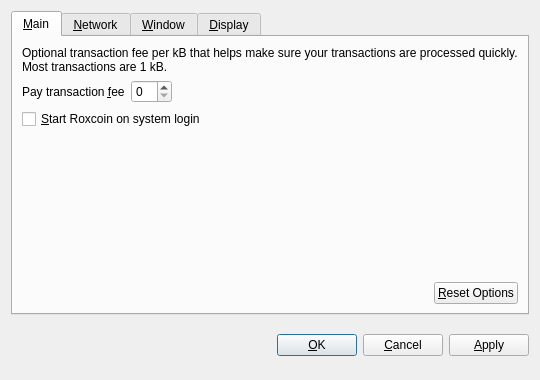
<?xml version="1.0" encoding="UTF-8"?>
<ui version="4.0">
 <class>OptionsDialog</class>
 <widget class="QDialog" name="OptionsDialog">
  <property name="geometry">
   <rect>
    <x>0</x>
    <y>0</y>
    <width>540</width>
    <height>380</height>
   </rect>
  </property>
  <property name="windowTitle">
   <string>Options</string>
  </property>
  <property name="modal">
   <bool>true</bool>
  </property>
  <layout class="QVBoxLayout" name="verticalLayout">
   <item>
    <widget class="QTabWidget" name="tabWidget">
     <property name="tabPosition">
      <enum>QTabWidget::North</enum>
     </property>
     <property name="currentIndex">
      <number>0</number>
     </property>
     <widget class="QWidget" name="tabMain">
      <attribute name="title">
       <string>&amp;Main</string>
      </attribute>
      <layout class="QVBoxLayout" name="verticalLayout_Main">
       <item>
        <widget class="QLabel" name="transactionFeeInfoLabel">
         <property name="text">
          <string>Optional transaction fee per kB that helps make sure your transactions are processed quickly. Most transactions are 1 kB.</string>
         </property>
         <property name="textFormat">
          <enum>Qt::PlainText</enum>
         </property>
         <property name="wordWrap">
          <bool>true</bool>
         </property>
        </widget>
       </item>
       <item>
        <layout class="QHBoxLayout" name="horizontalLayout_1_Main">
         <item>
          <widget class="QLabel" name="transactionFeeLabel">
           <property name="text">
            <string>Pay transaction &amp;fee</string>
           </property>
           <property name="textFormat">
            <enum>Qt::PlainText</enum>
           </property>
           <property name="buddy">
            <cstring>transactionFee</cstring>
           </property>
          </widget>
         </item>
         <item>
          <widget class="BitcoinAmountField" name="transactionFee"/>
         </item>
         <item>
          <spacer name="horizontalSpacer_1_Main">
           <property name="orientation">
            <enum>Qt::Horizontal</enum>
           </property>
           <property name="sizeHint" stdset="0">
            <size>
             <width>40</width>
             <height>20</height>
            </size>
           </property>
          </spacer>
         </item>
        </layout>
       </item>
       <item>
        <widget class="QCheckBox" name="bitcoinAtStartup">
         <property name="toolTip">
          <string>Automatically start Roxcoin after logging in to the system.</string>
         </property>
         <property name="text">
          <string>&amp;Start Roxcoin on system login</string>
         </property>
        </widget>
       </item>
       <item>
        <spacer name="verticalSpacer_Main">
         <property name="orientation">
          <enum>Qt::Vertical</enum>
         </property>
         <property name="sizeHint" stdset="0">
          <size>
           <width>20</width>
           <height>40</height>
          </size>
         </property>
        </spacer>
       </item>
       <item>
        <layout class="QHBoxLayout" name="horizontalLayout_2_Main">
         <item>
          <spacer name="horizontalSpacer_2_Main">
           <property name="orientation">
            <enum>Qt::Horizontal</enum>
           </property>
           <property name="sizeHint" stdset="0">
            <size>
             <width>40</width>
             <height>20</height>
            </size>
           </property>
          </spacer>
         </item>
         <item>
          <widget class="QPushButton" name="resetButton">
           <property name="toolTip">
            <string>Reset all client options to default.</string>
           </property>
           <property name="text">
            <string>&amp;Reset Options</string>
           </property>
           <property name="autoDefault">
            <bool>false</bool>
           </property>
          </widget>
         </item>
        </layout>
       </item>
      </layout>
     </widget>
     <widget class="QWidget" name="tabNetwork">
      <attribute name="title">
       <string>&amp;Network</string>
      </attribute>
      <layout class="QVBoxLayout" name="verticalLayout_Network">
       <item>
        <widget class="QCheckBox" name="mapPortUpnp">
         <property name="toolTip">
          <string>Automatically open the Roxcoin client port on the router. This only works when your router supports UPnP and it is enabled.</string>
         </property>
         <property name="text">
          <string>Map port using &amp;UPnP</string>
         </property>
        </widget>
       </item>
       <item>
        <widget class="QCheckBox" name="connectSocks">
         <property name="toolTip">
          <string>Connect to the Roxcoin network through a SOCKS proxy (e.g. when connecting through Tor).</string>
         </property>
         <property name="text">
          <string>&amp;Connect through SOCKS proxy:</string>
         </property>
        </widget>
       </item>
       <item>
        <layout class="QHBoxLayout" name="horizontalLayout_Network">
         <item>
          <widget class="QLabel" name="proxyIpLabel">
           <property name="text">
            <string>Proxy &amp;IP:</string>
           </property>
           <property name="textFormat">
            <enum>Qt::PlainText</enum>
           </property>
           <property name="buddy">
            <cstring>proxyIp</cstring>
           </property>
          </widget>
         </item>
         <item>
          <widget class="QValidatedLineEdit" name="proxyIp">
           <property name="maximumSize">
            <size>
             <width>140</width>
             <height>16777215</height>
            </size>
           </property>
           <property name="toolTip">
            <string>IP address of the proxy (e.g. 127.0.0.1)</string>
           </property>
          </widget>
         </item>
         <item>
          <widget class="QLabel" name="proxyPortLabel">
           <property name="text">
            <string>&amp;Port:</string>
           </property>
           <property name="textFormat">
            <enum>Qt::PlainText</enum>
           </property>
           <property name="buddy">
            <cstring>proxyPort</cstring>
           </property>
          </widget>
         </item>
         <item>
          <widget class="QLineEdit" name="proxyPort">
           <property name="maximumSize">
            <size>
             <width>55</width>
             <height>16777215</height>
            </size>
           </property>
           <property name="toolTip">
            <string>Port of the proxy (e.g. 9050)</string>
           </property>
          </widget>
         </item>
         <item>
          <widget class="QLabel" name="socksVersionLabel">
           <property name="text">
            <string>SOCKS &amp;Version:</string>
           </property>
           <property name="textFormat">
            <enum>Qt::PlainText</enum>
           </property>
           <property name="buddy">
            <cstring>socksVersion</cstring>
           </property>
          </widget>
         </item>
         <item>
          <widget class="QValueComboBox" name="socksVersion">
           <property name="toolTip">
            <string>SOCKS version of the proxy (e.g. 5)</string>
           </property>
          </widget>
         </item>
         <item>
          <spacer name="horizontalSpacer_Network">
           <property name="orientation">
            <enum>Qt::Horizontal</enum>
           </property>
           <property name="sizeHint" stdset="0">
            <size>
             <width>40</width>
             <height>20</height>
            </size>
           </property>
          </spacer>
         </item>
        </layout>
       </item>
       <item>
        <spacer name="verticalSpacer_Network">
         <property name="orientation">
          <enum>Qt::Vertical</enum>
         </property>
         <property name="sizeHint" stdset="0">
          <size>
           <width>20</width>
           <height>40</height>
          </size>
         </property>
        </spacer>
       </item>
      </layout>
     </widget>
     <widget class="QWidget" name="tabWindow">
      <attribute name="title">
       <string>&amp;Window</string>
      </attribute>
      <layout class="QVBoxLayout" name="verticalLayout_Window">
       <item>
        <widget class="QCheckBox" name="minimizeToTray">
         <property name="toolTip">
          <string>Show only a tray icon after minimizing the window.</string>
         </property>
         <property name="text">
          <string>&amp;Minimize to the tray instead of the taskbar</string>
         </property>
        </widget>
       </item>
       <item>
        <widget class="QCheckBox" name="minimizeOnClose">
         <property name="toolTip">
          <string>Minimize instead of exit the application when the window is closed. When this option is enabled, the application will be closed only after selecting Quit in the menu.</string>
         </property>
         <property name="text">
          <string>M&amp;inimize on close</string>
         </property>
        </widget>
       </item>
       <item>
        <spacer name="verticalSpacer_Window">
         <property name="orientation">
          <enum>Qt::Vertical</enum>
         </property>
         <property name="sizeHint" stdset="0">
          <size>
           <width>20</width>
           <height>40</height>
          </size>
         </property>
        </spacer>
       </item>
      </layout>
     </widget>
     <widget class="QWidget" name="tabDisplay">
      <attribute name="title">
       <string>&amp;Display</string>
      </attribute>
      <layout class="QVBoxLayout" name="verticalLayout_Display">
       <item>
        <layout class="QHBoxLayout" name="horizontalLayout_1_Display">
         <item>
          <widget class="QLabel" name="langLabel">
           <property name="text">
            <string>User Interface &amp;language:</string>
           </property>
           <property name="textFormat">
            <enum>Qt::PlainText</enum>
           </property>
           <property name="buddy">
            <cstring>lang</cstring>
           </property>
          </widget>
         </item>
         <item>
          <widget class="QValueComboBox" name="lang">
           <property name="toolTip">
            <string>The user interface language can be set here. This setting will take effect after restarting Roxcoin.</string>
           </property>
          </widget>
         </item>
        </layout>
       </item>
       <item>
        <layout class="QHBoxLayout" name="horizontalLayout_2_Display">
         <item>
          <widget class="QLabel" name="unitLabel">
           <property name="text">
            <string>&amp;Unit to show amounts in:</string>
           </property>
           <property name="textFormat">
            <enum>Qt::PlainText</enum>
           </property>
           <property name="buddy">
            <cstring>unit</cstring>
           </property>
          </widget>
         </item>
         <item>
          <widget class="QValueComboBox" name="unit">
           <property name="toolTip">
            <string>Choose the default subdivision unit to show in the interface and when sending coins.</string>
           </property>
          </widget>
         </item>
        </layout>
       </item>
       <item>
        <widget class="QCheckBox" name="displayAddresses">
         <property name="toolTip">
          <string>Whether to show Roxcoin addresses in the transaction list or not.</string>
         </property>
         <property name="text">
          <string>&amp;Display addresses in transaction list</string>
         </property>
        </widget>
       </item>
       <item>
        <widget class="QCheckBox" name="coinControlFeatures">
         <property name="toolTip">
          <string>Whether to show coin control features or not.</string>
         </property>
         <property name="text">
          <string>Display coin &amp;control features (experts only!)</string>
         </property>
        </widget>
       </item>
       <item>
        <spacer name="verticalSpacer_Display">
         <property name="orientation">
          <enum>Qt::Vertical</enum>
         </property>
         <property name="sizeHint" stdset="0">
          <size>
           <width>20</width>
           <height>40</height>
          </size>
         </property>
        </spacer>
       </item>
      </layout>
     </widget>
    </widget>
   </item>
   <item>
    <layout class="QHBoxLayout" name="horizontalLayout_Buttons">
     <item>
      <spacer name="horizontalSpacer_1">
       <property name="orientation">
        <enum>Qt::Horizontal</enum>
       </property>
       <property name="sizeHint" stdset="0">
        <size>
         <width>40</width>
         <height>48</height>
        </size>
       </property>
      </spacer>
     </item>
     <item>
      <widget class="QLabel" name="statusLabel">
       <property name="font">
        <font>
         <weight>75</weight>
         <bold>true</bold>
        </font>
       </property>
       <property name="text">
        <string/>
       </property>
       <property name="textFormat">
        <enum>Qt::PlainText</enum>
       </property>
       <property name="wordWrap">
        <bool>true</bool>
       </property>
      </widget>
     </item>
     <item>
      <spacer name="horizontalSpacer_2">
       <property name="orientation">
        <enum>Qt::Horizontal</enum>
       </property>
       <property name="sizeHint" stdset="0">
        <size>
         <width>40</width>
         <height>48</height>
        </size>
       </property>
      </spacer>
     </item>
     <item>
      <widget class="QPushButton" name="okButton">
       <property name="text">
        <string>&amp;OK</string>
       </property>
      </widget>
     </item>
     <item>
      <widget class="QPushButton" name="cancelButton">
       <property name="text">
        <string>&amp;Cancel</string>
       </property>
       <property name="autoDefault">
        <bool>false</bool>
       </property>
      </widget>
     </item>
     <item>
      <widget class="QPushButton" name="applyButton">
       <property name="text">
        <string>&amp;Apply</string>
       </property>
       <property name="autoDefault">
        <bool>false</bool>
       </property>
      </widget>
     </item>
    </layout>
   </item>
  </layout>
 </widget>
 <customwidgets>
  <customwidget>
   <class>BitcoinAmountField</class>
   <extends>QSpinBox</extends>
   <header>bitcoinamountfield.h</header>
  </customwidget>
  <customwidget>
   <class>QValueComboBox</class>
   <extends>QComboBox</extends>
   <header>qvaluecombobox.h</header>
  </customwidget>
  <customwidget>
   <class>QValidatedLineEdit</class>
   <extends>QLineEdit</extends>
   <header>qvalidatedlineedit.h</header>
  </customwidget>
 </customwidgets>
 <resources/>
 <connections/>
</ui>
